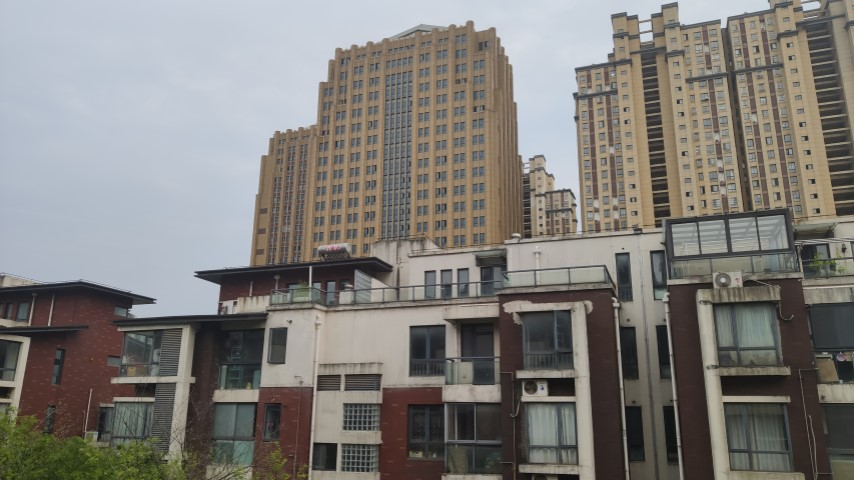
#> input picture ImageProcessing/SIFT/left_480p.jpg, 854 x 480 px
$ python sift.py   (Python 2 division)   (older library calls are emulated)
#> lines starting #> are read from the running program, lines starting #| are printed output that depends on the picture
#> further down, image1 is the input picture: shape (480, 854, 3); mean B, G, R 121, 125.1, 127.7
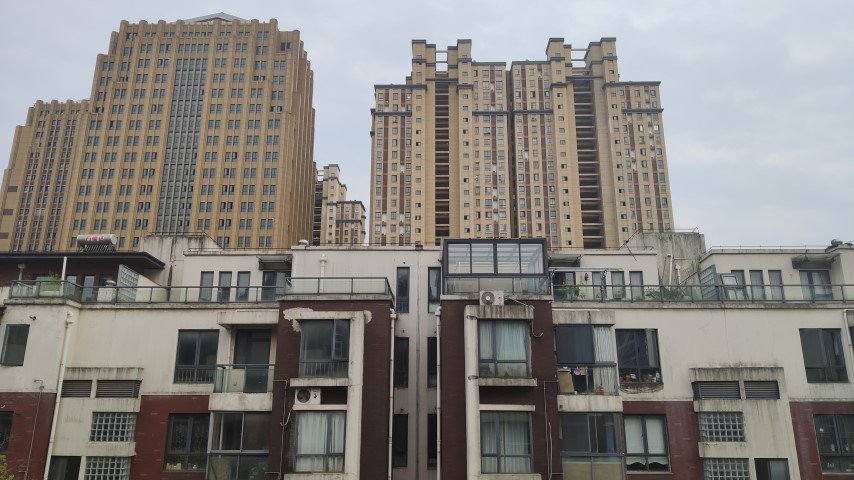
#> input picture ImageProcessing/SIFT/right_480p.jpg, 854 x 480 px
#> further down, image2 is the input picture: shape (480, 854, 3); mean B, G, R 127.8, 131.5, 134.3
import numpy as np
import cv2  # 3.4.1.5
import matplotlib.pyplot as plt
import math
import copy


class SIFT:
    CONTR_T = 0.04      # 对比度阈值
    MAX_ITER_STEPS = 5  # 插值寻找极值点迭代次数
    GAMMA = 10          # 边缘响应阈值
    SCALE = 255         # 插值寻找极值点时用到的比例
    BORDER = 1          # 图像边缘

    def __init__(self, image, octave: int = -1, S: int = 3, sigma: float = 1.52, kernel_size=15):
        """
        初始化金字塔
        :param image: 原图
        :param octave: 组数，默认最大值
        :param S: 每层图片需要检测的尺度，3-5，默认为3
        :param sigma: 高斯滤波器参数
        """
#> called with octave = -1, S = 3, sigma = 1.52, kernel_size = 15
        self.image: np.ndarray = np.array(image)
        if self.image.ndim == 3:
            self.image = self.image[:, :, 0]
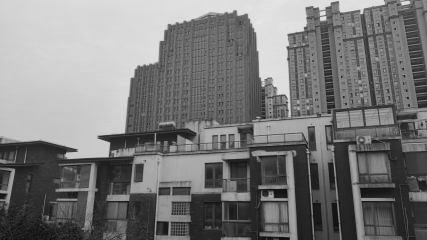
#> self.image: shape (480, 854) (shown at 1/2 size); min 0, max 233, mean 121
        self.S = S
        k = math.pow(2, 1 / S)

        self.sigmas = [sigma]  # [1.52] sqrt(1.6^2 - 1^2)
        for i in range(1, S + 3):
            sig_pre = math.pow(k, i - 1) * sigma
            sig_tot = sig_pre * k
            self.sigmas.append(math.sqrt(sig_tot ** 2 - sig_pre ** 2))
        self.kernel_size = kernel_size

        self.max_octave = math.ceil(np.log2(min(image.shape[:2]))) + 1
        assert self.max_octave > 3, "图像太小"
        if octave < 0 or octave > self.max_octave - 3:
            octave = self.max_octave - 3
        self.octave = octave

        self.gauss_pyr = []
        self.dog_pyr = []
        self.key_points = []
        self.descriptors = []
        self.locations = []

    def get_gauss_pyr(self):
        return copy.deepcopy(self.gauss_pyr)

    def get_dog_pyr(self):
        return copy.deepcopy(self.dog_pyr)

    def build_gauss_pyr(self):
        """生成高斯金字塔"""
        self.gauss_pyr = [[] for o in range(self.octave)]
        for o in range(self.octave):
            for i in range(self.S + 3):
                if o == 0 and i == 0:
                    # -1层（0组），不扩大，使用原图像作为基层
                    base = self.image
                    self.gauss_pyr[o].append(base)
                elif o != 0 and i == 0:
                    # 本组的第一层由上一组的倒数第3层降采样，上一组已经经过滤波，所以直接降采样
                    down = self.down_sample(self.gauss_pyr[o - 1][-3])
                    self.gauss_pyr[o].append(down)
                else:
                    # 防止卷积核尺寸比半径大
                    min_radius = min(self.gauss_pyr[o][0].shape + (self.kernel_size,))
                    img = self.gaussian_filter(self.gauss_pyr[o][i-1], self.sigmas[i], min_radius)
                    self.gauss_pyr[o].append(img)
                # print("第", o, "组第", i + 1, "层建完了", self.gauss_pyr[o][i].shape)
            # print("第", o, "组建完了")
        return self.gauss_pyr

    def build_dog_pyr(self):
        """生成高斯差分金字塔"""
        assert self.gauss_pyr is not None, "先建造高斯金字塔"
        self.dog_pyr = [[self.gauss_pyr[o][i + 1] - self.gauss_pyr[o][i]
                         for i in range(self.S + 2)]
                        for o in range(self.octave)]
        return self.dog_pyr

    def find_features(self):
        """寻找特征点"""
        self.build_gauss_pyr()
        self.build_dog_pyr()
        threshold = int(0.5 * self.CONTR_T / self.S * self.SCALE)
        self.key_points.clear()
        self.locations.clear()
        for o in range(self.octave):
            dog_o = np.asarray(self.dog_pyr[o])
            if dog_o.shape[1] < 2 * self.BORDER or dog_o.shape[2] < 2 * self.BORDER:
                break
            pixels = np.zeros(dog_o.shape + (3, 3, 3))
            for i in range(1, dog_o.shape[0] - 1):
                for r in range(self.BORDER, dog_o.shape[1] - self.BORDER):
                    for c in range(self.BORDER, dog_o.shape[2] - self.BORDER):
                        pixels[i, r, c] = dog_o[i - 1: i + 2, r - 1:r + 2, c - 1:c + 2]
            maxs = np.max(np.fabs(pixels), axis=(-1, -2, -3))
            vals = np.fabs(dog_o)
            # 大于阈值，且是极值（邻域内最大/小值就是自己）
            idx = np.where(np.where((maxs == vals) & (vals > threshold), True, False))
            idx = np.array(idx).T  # (i, r, c)
            for i, r, c in idx:
                save_loc = np.array([o, i, r, c])
                kpt = cv2.KeyPoint()
                # 插值寻找极值点的精确位置
                if not self.adjust_extrema(self.dog_pyr, (o, i, r, c), kpt, save_loc):
                    continue
                # 计算幅角（直方图统计）
                self.cal_orient_hist(self.gauss_pyr, kpt, save_loc, self.key_points, self.locations)

        # 计算特征向量
        self.cal_descriptors(self.gauss_pyr, self.key_points, self.locations, self.descriptors)
        self.descriptors = np.array(self.descriptors, dtype=np.float32)
        self.descriptors = np.around(self.descriptors)
        return self.key_points, self.descriptors

    # [167 lines left out: functions adjust_extrema, cal_orient_hist, not called in this run]

    def cal_descriptors(self, pyr, key_points, locations, descriptors):
        """
        计算特征点列表中列表的特征描述
        :param pyr: 金字塔，此处为高斯金字塔
        :param key_points: 关键点列表
        :param locations: 关键点所在层数、组数列表（i, o）
        :param descriptors: 描述向量
        :return: 描述向量
        """
        # 遍历所有特征点
        # print("计算描述子")
        n = descr_hist_bins = 8
        d = descr_width = 4
        for seq, (kpt, loc) in enumerate(zip(key_points, locations)):
            o, i = loc[:2]  # 组，层
            scale = math.pow(2, -o)
            r, c = kpt.pt[1] * scale, kpt.pt[0] * scale  # 列坐标，行坐标
            (o_size_r, o_size_c) = pyr[o][0].shape[:2]
            sigma = kpt.size * scale
            tri_sigma = 3 * sigma  # 3σ
            y, x = int(r * scale), int(c * scale)  # 第o组图像的坐标
            angle = (360 - kpt.angle) * math.pi / 180  # 特征点的角度(0-2pi)
            image = pyr[o][i]  # 第o组第i层图像
            radius = round(3 * sigma * math.sqrt(2) * (d + 1) / 2)  # 邻域半径
            radius = min(o_size_r, o_size_c, radius)
            exp_scale = -1 / ((d ** 2) / 2)  # 高斯加权

            cos_t, sin_t = math.cos(angle), math.sin(angle)
            rot_mat = np.array([
                [cos_t, -sin_t],
                [sin_t, cos_t]
            ]) / tri_sigma  # 除以3sigma（小方格边长），使参考系为小方格，每个小方格坐标+1
            # 生成直方图框架
            hist = np.zeros((d + 2, d + 2, n + 2))  # 留出2个位置处理插值越界

            # 用矩阵操作完成循环，找到符合要求的特征点的坐标
            i_j = np.meshgrid(range(-radius, radius + 1), range(-radius, radius + 1), indexing="ij")
            i_j = np.array(i_j).reshape((2, (2 * radius + 1) ** 2))
            # 旋转矩阵已经除以3σ，此处不需再除
            r_c_rot = np.dot(rot_mat, i_j)  # (2, len(kpts))
            r_c_bin = r_c_rot + d / 2 - 0.5  # (2, len*kpts))
            r_c_neigh = np.add(i_j, np.array([[y], [x]]))  # (2, len(kpts))

            meet_idx = np.where((r_c_bin[0] < d) & (r_c_bin[0] >= 0) & (r_c_bin[1] < d) & (r_c_bin[1] >= 0) &
                                (r_c_neigh[0] < o_size_r - 1) & (r_c_neigh[0] > 0) & (r_c_neigh[1] < o_size_c - 1) &
                                (r_c_neigh[1] > 0), True, False)  # (满足条件的坐标个数, )
            meet_idx = np.reshape(meet_idx, (meet_idx.size,))
            r_c_rot = r_c_rot[:, meet_idx]  # (2, len)
            r_c_bin = r_c_bin[:, meet_idx]  # (2, len)
            r_c_neigh = r_c_neigh[:, meet_idx]  # (2, len)
            dx = image[r_c_neigh[0], r_c_neigh[1] + 1] - image[r_c_neigh[0], r_c_neigh[1] - 1]  # (len,)
            dy = image[r_c_neigh[0] - 1, r_c_neigh[1]] - image[r_c_neigh[0] + 1, r_c_neigh[1]]  # (len, )

            # 计算对应的梯度、幅值和权重
            mag = np.linalg.norm([dx, dy], axis=0)
            theta = np.arctan2(dy, dx)  # (-pi-pi)
            theta[np.where(theta < 0)] += 2 * math.pi  # 0~2pi
            # （x^2 + y^2）/(2σ^2)
            weights = np.power(np.linalg.norm(r_c_rot, axis=0), 2)
            weights = np.exp(weights * exp_scale)
            mag = mag * weights

            # 计算整数位置和小数偏移，为三线性插值做准备
            # 三位直方图的高
            ori_bins = (theta - angle) * n / (2 * math.pi)
            # 三维坐标的整数部分
            r0 = np.floor(r_c_bin[0]).astype(np.int)
            c0 = np.floor(r_c_bin[1]).astype(np.int)
            o0 = np.floor(ori_bins).astype(np.int)
            # 三维坐标的小数部分
            rf, cf, of = r_c_bin[0] - r0, r_c_bin[1] - c0, ori_bins - o0
            # 圆周循环
            o_low_0 = np.where(o0 < 0)
            o_above_360 = np.where(o0 >= n)
            o0[o_low_0] += n
            o0[o_above_360] -= n

            # 三线性插值
            v_r1 = mag * rf
            v_r0 = mag - v_r1
            v_rc11, v_rc01 = v_r1 * cf, v_r0 * cf
            v_rc10, v_rc00 = v_r1 - v_rc11, v_r0 - v_rc01
            v_rco111, v_rco101, v_rco011, v_rco001 = v_rc11 * of, v_rc10 * of, v_rc01 * of, v_rc00 * of
            v_rco110, v_rco100, v_rco010, v_rco000 = v_rc11 - v_rco111, v_rc10 - v_rco101, v_rc01 - v_rco011, v_rc00 - v_rco001

            # 直方图统计
            for vv, rv, cv, ov in zip(v_rco000, r0, c0, o0):
                hist[rv, cv, ov] += vv
            for vv, rv, cv, ov in zip(v_rco001, r0, c0, o0 + 1):
                hist[rv, cv, ov] += vv
            for vv, rv, cv, ov in zip(v_rco010, r0, c0 + 1, o0):
                hist[rv, cv, ov] += vv
            for vv, rv, cv, ov in zip(v_rco011, r0, c0 + 1, o0 + 1):
                hist[rv, cv, ov] += vv
            for vv, rv, cv, ov in zip(v_rco100, r0 + 1, c0, o0):
                hist[rv, cv, ov] += vv
            for vv, rv, cv, ov in zip(v_rco101, r0 + 1, c0, o0 + 1):
                hist[rv, cv, ov] += vv
            for vv, rv, cv, ov in zip(v_rco110, r0 + 1, c0 + 1, o0):
                hist[rv, cv, ov] += vv
            for vv, rv, cv, ov in zip(v_rco111, r0 + 1, c0 + 1, o0 + 1):
                hist[rv, cv, ov] += vv

            # 圆周循环，展开特征向量
            hist[:, :, 0] += hist[:, :, n]
            hist[:, :, 1] += hist[:, :, n + 1]
            hist = hist[:d, :d, :n]
            dst = hist.flatten()

            # 特征向量最后的处理
            norm2 = np.linalg.norm(dst)
            thr = norm2 * 0.2
            dst[np.where(dst >= thr)] = thr
            norm2 = np.linalg.norm(dst)
            norm2 = 512. / max(norm2, 0.01)
            dst = dst * norm2

            descriptors.append(dst)

        return descriptors

    # [15 lines left out: function up_sample, not called in this run]

    def down_sample(self, image, sigma=None, scale=2):
        """
        降采样
        :param image: 图像
        :param sigma: 高斯平滑参数，若为None，则不进行高斯平滑
        :param scale: 比例，默认2，即缩小2倍
        :return: 降采样的图像
        """
        oh, ow = image.shape[0], image.shape[1]
        min_radius = min(oh, ow, self.kernel_size)
        origin_image = image
        if sigma is not None:
            origin_image = self.gaussian_filter(image, sigma, min_radius)
        down = self.resize(origin_image, ((oh + 1) // scale, (ow + 1) // scale))
        return down

    @classmethod
    def gaussian_filter(cls, image, sigma, k_size):
        o_shape = image.shape
        border = k_size - (k_size + 1) // 2
        # 填充图像，防止滤波后图像缩小
        image = np.pad(image,
                       ((border, border), (border, border)), mode="symmetric")
        kernel = cls.gaussian_kernel(sigma, k_size, is2D=False)
        # 先进行图像宽方向上的卷积，对于一维卷积，不必遍历像素，直接遍历卷积核，
        # 把卷积核乘到图像整体矩阵中，再将得到的乘积矩阵对应位相加，就等价于遍历图像
        gauss_w = np.zeros((image.shape[0], o_shape[1]))
        for i, v in enumerate(kernel):
            gauss_w += v * image[:, i: o_shape[1] + i]
        # 再在完成宽方向卷积的基础上，进行图像高方向上的卷积
        gauss_h = np.zeros(o_shape[:2])
        for i, v in enumerate(kernel):
            gauss_h += v * gauss_w[i: o_shape[0] + i, :]
        return gauss_h

    @classmethod
    def format(cls, image, grayscale_trans=True):
        """
        设置矩阵image，使其能够以图像形式输出
        :param image: 像素矩阵
        :param grayscale_trans: 是否进行灰度变化，默认进行线性灰度变换
        :return:
        """
        l = image
        if grayscale_trans:
            l = np.copy(image)
            if l.ndim == 2 or (l.ndim == 3 and l.shape[2] == 1):
                # 单通道灰度图
                a, b = np.min(l), np.max(l)
                if a == b:
                    l = np.clip(l, 0, 255)
                else:
                    l = (l - a) * 255. / (b - a)
            else:
                # 彩色图
                for i in range(3):
                    a, b = np.min(l[:, :, i]), np.max(l[:, :, i])
                    if a == b:
                        l[:, :, i] = np.clip(l[:, :, i], 0, 255)
                    else:
                        l[:, :, i] = (l[:, :, i] - a) * 255 / (b - a)
        else:  # 否则不进行灰度变换，直接取整再限制范围
            pass
        l = l.astype(int)
        l = np.clip(l, 0, 255).astype(np.uint8)
        return l

    @classmethod
    def resize(cls, origin_image, target_size):
        """
        对图像origin_image进行缩放，使其尺寸变为target_size，双线性插值

        :param origin_image: 需要缩放的图像
        :param target_size: 想要缩放的尺寸：（高，宽）
        :return: 缩放后的图像
        """
        origin_image = np.asarray(origin_image)
        assert origin_image.ndim == 3 or origin_image.ndim == 2, "只接受三通道或单通道图片"
        if origin_image.shape[:2] == target_size:  # 大小相等直接返回
            return np.copy(origin_image)

        if origin_image.ndim == 2:
            origin_image = np.expand_dims(origin_image, -1)
        osize = origin_image.shape
        target_shape = target_size + origin_image.shape[2:]
        # 原图边缘扩充，在图像周围增添一圈，值为图像边缘值
        origin_image = np.pad(origin_image, ((1, 1), (1, 1), (0, 0)), mode="edge")
        # 缩放比例 scale_width (column), scale_height (row)
        scale_h, scale_w = (
            (osize[0]) / (target_shape[0]), (osize[1]) / (target_shape[1]))
        # 矩阵乘法代替循环
        th, tw = target_shape[0], target_shape[1]
        INDEX = np.meshgrid(range(th), range(tw), indexing="ij")
        INDEX = np.array(INDEX, dtype=np.float).reshape(2, th * tw)
        INDEX += 0.5
        INDEX *= np.array([scale_h, scale_w]).reshape(2, 1)
        INDEX -= 0.5
        INDEX += 1
        INT_INDEX = INDEX.astype(np.int)
        V1 = np.reshape(origin_image[INT_INDEX[0], INT_INDEX[1]], target_shape)
        V2 = np.reshape(origin_image[INT_INDEX[0], INT_INDEX[1] + 1], target_shape)
        V3 = np.reshape(origin_image[INT_INDEX[0] + 1, INT_INDEX[1]], target_shape)
        V4 = np.reshape(origin_image[INT_INDEX[0] + 1, INT_INDEX[1] + 1], target_shape)
        DIFF = INDEX - INT_INDEX
        H = np.tile(np.reshape(DIFF[0], target_size + (1,)), (1, 1, target_shape[2]))
        _H = 1 - H
        W = np.reshape(DIFF[1], target_size + (1,))
        W = np.tile(W, (1, 1, target_shape[2]))
        _W = 1 - W
        target_image = _W * _H * V1 + W * _H * V2 + _W * H * V3 + W * H * V4

        if target_image.shape[2] == 1:  # 返回二维数组型灰度图
            return target_image[:, :, 0]
        # 返回三通道彩色图
        return target_image

    @classmethod
    def gaussian_kernel(cls, sigma, size, is2D=True):
        """返回高斯核"""
        # 不乘高斯函数前面的系数，因为需要归一化，所以节省时间
        if is2D:
            def func(x, y):
                return math.e ** ((-1 * ((x - (size - 1) / 2) ** 2 + (y - (size - 1) / 2) ** 2)) / (2 * sigma ** 2))

            kernel = np.fromfunction(func, (size, size))
        else:
            def func(x):
                return math.e ** ((-1 * (x - (size - 1) / 2) ** 2) / (2 * sigma ** 2))

            kernel = np.fromfunction(func, (size,))
        return kernel / np.sum(kernel)

class ShowAlg:
    """个人算法演示类"""

    @classmethod
    def show(cls, image):
        s = SIFT(image)
        kpts, features = s.find_features()
#> kpts = []; features = empty array
        gauss_pyr = s.get_gauss_pyr()
#> gauss_pyr = 7 items
        dog_pyr = s.get_dog_pyr()
#> dog_pyr = 7 items
        cls.show_kpts(image, kpts)
        cls.show_pyr(gauss_pyr)
        cls.show_pyr(dog_pyr)
        pass

    @classmethod
    def show_kpts(cls, image, key_points):
        plt.figure(figsize=(10, 6))
        img_dis = image.copy()
        scale = 1

        start_points = np.array([(pt.pt[0], pt.pt[1]) for pt in key_points])
#> start_points = empty array
        start_points = start_points * scale

        angles = np.array([pt.angle * math.pi / 180 for pt in key_points])
#> angles = empty array
        dev = 1 * np.array(
            [(pt.size * math.cos(angle), pt.size * math.sin(angle)) for pt, angle in zip(key_points, angles)])
#> dev = empty array
        show = dev[np.where(np.isnan(dev))]
#> show = empty array
        end_points = start_points + dev
#> end_points = empty array

        start_points = np.around(start_points).astype(np.int32)
        end_points = np.around(end_points).astype(np.int32)
        for i in range(len(start_points)):
            sx, sy = start_points[i][0], start_points[i][1]
            ex, ey = end_points[i][0], end_points[i][1]
            cv2.circle(img_dis, (sx, sy), 1, (255, 255, 255), 2)
            cv2.arrowedLine(img_dis, (sx, sy), (ex, ey), (255,255,255), 1)
#> this loop made 0 passes
        plt.title("keypoints and angles")
        plt.imshow(img_dis)

    @classmethod
    def show_pyr(self, pyramid):
        fig, axes = plt.subplots(len(pyramid), len(pyramid[0]), figsize=(16, 7))
        for i, pics in enumerate(pyramid):
            for j, pic in enumerate(pics):
                pic = SIFT.format(pic)
                axes[i, j].imshow(pic)
                axes[i, j].set_title(str(pic.shape))
                axes[i, j].axis("off")
#> this loop made 7 passes
#> pass 1, in format, `l = (l - a) * 255. / (b - a)`:
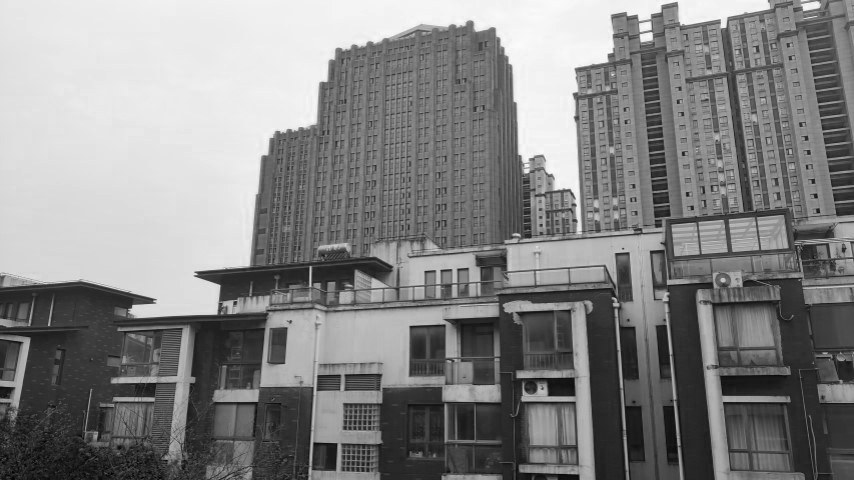
#> l: shape (480, 854) float64; min 0, max 255, mean 132.4
#> the loop in show_pyr (call 2), `for i, pics in enumerate(pyramid):` made 7 passes
#> (the rest of the program and of its run is left out)
